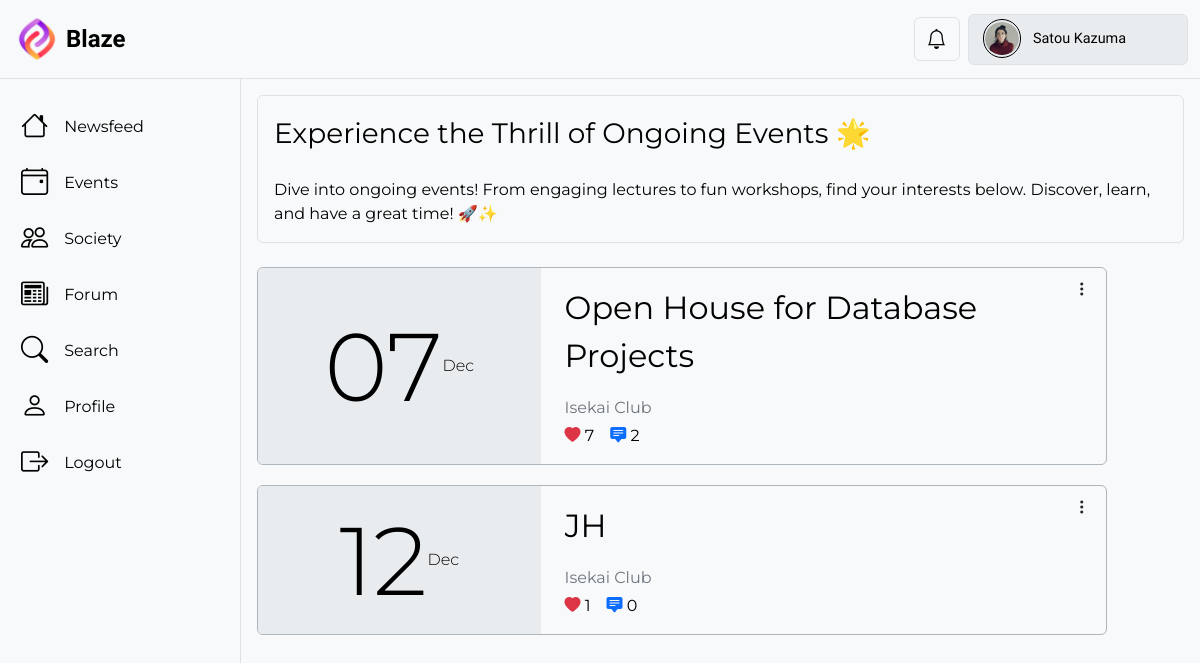
The page /events/ (signed in) on the database its author committed.
### BlazeApp/models.py (models this page shows, shortened)
class User(AbstractUser):
    profile_picture = models.ImageField(
        upload_to="profile_pics/",
        blank=True,
        null=True,
        default="profile_pics/Default_Profile_Picture.png",
        validators=[
            FileExtensionValidator(
                allowed_extensions=["jpg", "jpeg", "png"]
            ),  # Restrict allowed file extensions
            validate_profilePicture_size,  # Set a maximum file size limit (7 MB in this example)
        ],
    )
    follow = models.ManyToManyField(
        "self", symmetrical=False, related_name="followers", blank=True
    )
    class Meta:
        verbose_name = "User"
        verbose_name_plural = "Users"

class Event(models.Model):
    banner = models.ImageField(
        upload_to="events/",
        null=False,
        default="events/Default_Event_Picture.png",
        validators=[
            FileExtensionValidator(allowed_extensions=["jpg", "jpeg", "png"]),
            validate_profilePicture_size,
        ],
        help_text="Upload an image for the event.",
    )
    title = models.CharField(max_length=200, null=False, default="No Title")
    description = models.CharField(
        max_length=1500, null=False, default="No Description"
    )
    start_date = models.DateField(null=False, default="0001-01-01")
    end_date = models.DateField(null=False, default="0001-01-01")
    poster = models.ForeignKey(
        User, on_delete=models.CASCADE, related_name="events", default=0
    )
    venue = models.CharField(max_length=50, null=False, default="No Venue")
    time = models.TimeField(null=False, default="00:00")
    timestamp = models.DateTimeField(auto_now=True, null=False)
    likes = models.ManyToManyField(User, related_name="liked_events", blank=True)
    class Meta:
        verbose_name = "Event"
        verbose_name_plural = "Events"
    @property
    def like_count(self):
        return self.likes.count()
    @property
    def comment_count(self):
        comment = Comment.objects.filter(object_type="event", object_id=self.pk)
        return comment.count()
    @property
    def expired(self):
        current_date = timezone.now().date()
        return current_date > self.end_date

### BlazeApp/views.py (the view)
# urls.py: path("events/", login_required(views.events), name="events"),
def events(request):
    all_event_instances = Event.objects.order_by("start_date").all()
    event_instances = [event for event in all_event_instances if not event.expired]
    content = {"event_instances": event_instances}
    return render(request, "BlazeApp/events.html", content)

### BlazeApp/templates/BlazeApp/events.html (shortened to what this page needs)
{% extends 'BlazeApp/base.html' %}
{% load static %}
{% block content %}
  <div class="content-d border border-top-0 border-bottom-0 border-end-0 col">
    <div class="bg-body-tertiary text-body-emphasis border rounded m-3" style="height: max-content;">
      <div class="fs-3 p-3" style="height: max-content;">Experience the Thrill of Ongoing Events 🌟</div>
      <div class="fs-6 px-3 pt-2 pb-3" style="height: max-content;">Dive into ongoing events! From engaging lectures to fun workshops, find your interests below. Discover, learn, and have a great time! 🚀✨</div>
    </div>
    <div class="d-flex flex-column flex-wrap border-dark m-2 px-2 pt-1 pb-5" style="min-height: 80vh!important; height: max-content!important;">
      {% if event_instances %}
        {% for event in event_instances %}
          <div class="d-flex flex-wrap bg-body-tertiary text-body-emphasis overflow-hidden border border-dark-subtle col-12 col-lg-11 rounded position-relative mt-1 mb-3" style="height: max-content;">
            <div class="btn-group dropstart event-view-d">
              <button type="button" class="btn text-night dropdown-toggle" data-bs-toggle="dropdown" aria-expanded="false"><i class="bi bi-three-dots-vertical"></i></button>
            </div>
            <div class="d-flex flex-wrap justify-content-center align-items-center bg-body-secondary col-12 col-sm-4 fw-light p-3">
              <div style="font-size: 6rem; line-height: 1.2;">{{ event.start_date|date:'d' }}</div>
              <div>{{ event.start_date|date:'M' }}</div>
            </div>
            <div class="d-flex flex-column justify-content-center col-12 col-sm-8 py-3 ps-4 pe-3">
              <div id="en" class="fs-2">
                <a href="{% url 'BlazeApp:view_event' event.pk %}" class="text-body-emphasis">{{ event.title }}</a>
              </div>
              <div class="fs-6 mt-3">
                <a href="{% url 'BlazeApp:profile' event.poster.pk %}" class="text-secondary">{{ event.poster.first_name }} {{ event.poster.last_name }}</a>
              </div>
              <div class="d-flex">
                <div class="text-body-emphasis mt-1 me-3">
                  <i class="text-danger bi bi-heart-fill"></i>
                  <span>{{ event.like_count }}</span>
                </div>
                <div class="text-body-emphasis mt-1 me-3">
                  <i class="text-primary bi bi-chat-square-text-fill"></i>
                  <span>{{ event.comment_count }}</span>
                </div>
              </div>
            </div>
          </div>
        {% endfor %}
      {% endif %}
    </div>
  </div>
{% endblock %}

### BlazeApp/templates/BlazeApp/base.html (shortened to what this page needs)
{% load static %}
<!DOCTYPE html>
<html lang="en">
  <head>
    <link href="https://cdn.jsdelivr.net/npm/bootstrap@5.3.1/dist/css/bootstrap.min.css" rel="stylesheet" />
    <link rel="stylesheet" href="https://cdn.jsdelivr.net/npm/bootstrap-icons@1.10.5/font/bootstrap-icons.css" />
    <link href="{% static 'BlazeApp/base.css' %}" rel="stylesheet" />
  </head>
  <body>
    {% block navbar %}
      <nav class="navbar bg-body-tertiary border-bottom position-sticky">
        <div class="container-xxl">
          <a class="navbar-brand d-flex align-items-center justify-content-center" href="{% url 'BlazeApp:newsfeed' %}">
            <img src="{% static 'BlazeApp/Blaze Logo.png' %}" alt="Logo" width="50px" height="auto" class="d-inline-block align-text-top" />
            <div class="ms-1 fs-4 fw-semibold text-body-emphasis">Blaze</div>
          </a>
          <div class="d-flex align-items-center">
            <button id="nbtn" class="btn border bg-scheme mx-2 fs-5 position-relative noti-btn text-body-emphasis" type="button" data-bs-toggle="offcanvas" data-bs-target="#NotificationOffcanvas" aria-controls="offcanvasNotification"><i class="bi bi-bell"></i></button>
            <div class="dropdown-center bg-body-secondary border rounded nav-profile-d col-md-2 d-lg-block d-none user-select-none">
              <button class="nav-profile bg-body-secondary d-flex align-items-center justify-content-around" data-bs-toggle="dropdown" aria-expanded="false">
                <div class="nav-profile-pic-cover d-flex justify-content-center align-items-center mx-2" style="width: 2.4rem; height: 2.4rem;">
                  <div class="nav-profile-pic">
                    <img src="{{ request.user.profile_picture.url }}" alt="profile-picture" />
                  </div>
                </div>
                <div class="nav-profile-name text-start text-truncate fw-medium mx-1 d-lg-block d-none">{{ request.user.first_name }} {{ request.user.last_name }}</div>
              </button>
            </div>
          </div>
        </div>
      </nav>
    {% endblock %}
    <div id="material" class="container-xxl d-flex" style="padding: 0px;">
      {% block body %}
        <div class="side-panel-d d-none d-md-block">
          <a href="{% url 'BlazeApp:newsfeed' %}">
            <div class="side-panel-item text-body-emphasis bg-scheme d-flex align-items-center fw-normal rounded mx-1 mt-4">
              <i class="ms-3 me-3 bi bi-house"></i>Newsfeed
            </div>
          </a>
          <a href="{% url 'BlazeApp:events' %}">
            <div class="side-panel-item text-body-emphasis bg-scheme d-flex align-items-center fw-normal rounded mx-1 mt-2">
              <i class="ms-3 me-3 bi bi-calendar4-event"></i>Events
            </div>
          </a>
          <a href="{% url 'BlazeApp:society' %}">
            <div class="side-panel-item text-body-emphasis bg-scheme d-flex align-items-center fw-normal rounded mx-1 mt-2">
              <i class="ms-3 me-3 bi bi-people"></i>Society
            </div>
          </a>
          <a href="{% url 'BlazeApp:forum' %}">
            <div class="side-panel-item text-body-emphasis bg-scheme d-flex align-items-center fw-normal rounded mx-1 mt-2">
              <i class="ms-3 me-3 bi bi-newspaper"></i>Forum
            </div>
          </a>
          <div class="side-panel-item text-body-emphasis bg-scheme d-flex align-items-center fw-normal rounded mx-1 mt-2" data-bs-toggle="modal" data-bs-target="#searchBar">
            <i class="ms-3 me-3 bi bi-search"></i>Search
          </div>
          <a href="{% url 'BlazeApp:profile' request.user.pk %}">
            <div class="side-panel-item text-body-emphasis bg-scheme d-flex align-items-center fw-normal rounded mx-1 mt-2">
              <i class="ms-3 me-3 bi bi-person"></i>Profile
            </div>
          </a>
          <a href="{% url 'BlazeApp:user_logout' %}">
            <div class="side-panel-item text-body-emphasis bg-scheme d-flex align-items-center fw-normal rounded mx-1 mt-2">
              <i class="ms-3 me-3 bi bi-box-arrow-right"></i>Logout
            </div>
          </a>
        </div>
        {% block content %}
        {% endblock %}
      {% endblock %}
    </div>
  </body>
</html>

### BlazeApp/static/BlazeApp/base.css (style rules this page uses)
body { font-family: 'Montserrat', sans-serif; color: #393939; }
a { text-decoration: none; color: #393939; }
.navbar { top: 0; z-index: 100; font-family: 'Comfortaa', sans-serif; }
.nav-profile-d { height: 3.2rem; width: max-content; }
.nav-profile { width: max-content; height: 3rem; border: none; border-radius: 5px; outline: none; transition: 0.25s ease-in-out; }
.nav-profile-pic { border-radius: 50%; overflow: hidden; }
.nav-profile-pic-cover { border: 1px solid var(--bs-emphasis-color); border-radius: 50%; width: 3rem; height: 3rem; cursor: pointer; }
.nav-profile-pic>img { width: 2.1rem; height: 2.1rem; border-radius: 50%; }
.nav-profile-name { width: 9rem; font-size: 0.9rem; }
.bg-scheme { cursor: pointer; transition: background-color 0.2s ease-in-out; }
.noti-btn { --bs-btn-hover-color: var(--bs-emphasis-color); --bs-btn-active-color: var(--bs-emphasis-color); }
.side-panel-d { width: 15rem; max-height: calc(100vh - 75px); overflow: auto; position: sticky; top: 75px; z-index: 101; }
.side-panel-item { height: 3rem; font-size: 1rem; transition: 0.15s ease-in-out; border: 1px solid transparent; }
.side-panel-item i { font-size: 1.7rem; }
.content-d { height: max-content; }

### BlazeApp/templates/BlazeApp/events.html (style rules this page uses)
.event-view-d { position: absolute; right: 3px; top: 3px; }
.event-view-d button::before { content: none !important; }
#en { -webkit-line-clamp: 2; -webkit-box-orient: vertical; overflow: hidden; text-overflow: ellipsis; display: -webkit-box; }

### rows shown on the page
User: user.profile_picture (picture), user.first_name "Satou", user.last_name "Kazuma"
Event: start_date "07", start_date "Dec", title "Open House for Database Projects", poster.first_name "Isekai", poster.last_name "Club", like_count "7", comment_count "2"
Event: start_date "12", start_date "Dec", title "JH", poster.first_name "Isekai", poster.last_name "Club", like_count "1", comment_count "0"
